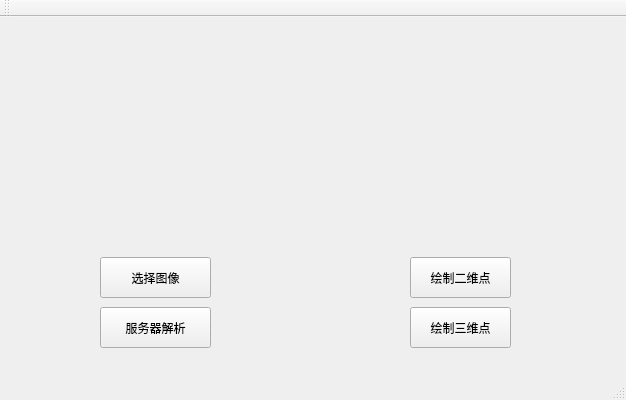
<?xml version="1.0" encoding="UTF-8"?>
<ui version="4.0">
 <class>QtNetClass</class>
 <widget class="QMainWindow" name="QtNetClass">
  <property name="geometry">
   <rect>
    <x>0</x>
    <y>0</y>
    <width>626</width>
    <height>400</height>
   </rect>
  </property>
  <property name="windowTitle">
   <string>QtNet</string>
  </property>
  <widget class="QWidget" name="centralWidget">
   <widget class="QPushButton" name="selectPhoto">
    <property name="geometry">
     <rect>
      <x>100</x>
      <y>240</y>
      <width>111</width>
      <height>41</height>
     </rect>
    </property>
    <property name="text">
     <string>选择图像</string>
    </property>
   </widget>
   <widget class="QPushButton" name="sendInfor">
    <property name="geometry">
     <rect>
      <x>100</x>
      <y>290</y>
      <width>111</width>
      <height>41</height>
     </rect>
    </property>
    <property name="text">
     <string>服务器解析</string>
    </property>
   </widget>
   <widget class="QLabel" name="displayMat">
    <property name="geometry">
     <rect>
      <x>10</x>
      <y>0</y>
      <width>271</width>
      <height>231</height>
     </rect>
    </property>
    <property name="text">
     <string/>
    </property>
   </widget>
   <widget class="QPushButton" name="finishMesh">
    <property name="geometry">
     <rect>
      <x>410</x>
      <y>290</y>
      <width>101</width>
      <height>41</height>
     </rect>
    </property>
    <property name="text">
     <string>绘制三维点</string>
    </property>
   </widget>
   <widget class="QLabel" name="displayMat_2">
    <property name="geometry">
     <rect>
      <x>320</x>
      <y>0</y>
      <width>291</width>
      <height>231</height>
     </rect>
    </property>
    <property name="text">
     <string/>
    </property>
   </widget>
   <widget class="QPushButton" name="drawPoints">
    <property name="geometry">
     <rect>
      <x>410</x>
      <y>240</y>
      <width>101</width>
      <height>41</height>
     </rect>
    </property>
    <property name="text">
     <string>绘制二维点</string>
    </property>
   </widget>
  </widget>
  <widget class="QMenuBar" name="menuBar">
   <property name="geometry">
    <rect>
     <x>0</x>
     <y>0</y>
     <width>626</width>
     <height>26</height>
    </rect>
   </property>
  </widget>
  <widget class="QToolBar" name="mainToolBar">
   <attribute name="toolBarArea">
    <enum>TopToolBarArea</enum>
   </attribute>
   <attribute name="toolBarBreak">
    <bool>false</bool>
   </attribute>
  </widget>
  <widget class="QStatusBar" name="statusBar"/>
 </widget>
 <layoutdefault spacing="6" margin="11"/>
 <resources>
  <include location="QtNet.qrc"/>
 </resources>
 <connections/>
</ui>
